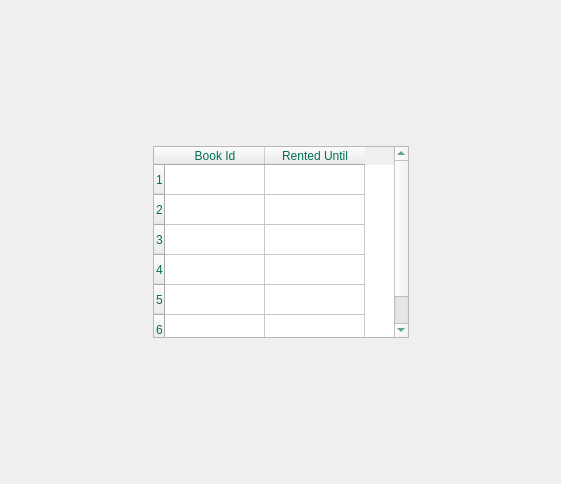
<?xml version="1.0" encoding="UTF-8"?>
<ui version="4.0">
 <class>Window_RentedBooks</class>
 <widget class="QDialog" name="Window_RentedBooks">
  <property name="geometry">
   <rect>
    <x>0</x>
    <y>0</y>
    <width>561</width>
    <height>484</height>
   </rect>
  </property>
  <property name="windowTitle">
   <string>Dialog</string>
  </property>
  <layout class="QVBoxLayout" name="verticalLayout">
   <item>
    <layout class="QGridLayout" name="gridLayout">
     <item row="1" column="0">
      <spacer name="horizontalSpacer">
       <property name="orientation">
        <enum>Qt::Horizontal</enum>
       </property>
       <property name="sizeHint" stdset="0">
        <size>
         <width>40</width>
         <height>20</height>
        </size>
       </property>
      </spacer>
     </item>
     <item row="2" column="1">
      <spacer name="verticalSpacer">
       <property name="orientation">
        <enum>Qt::Vertical</enum>
       </property>
       <property name="sizeHint" stdset="0">
        <size>
         <width>20</width>
         <height>40</height>
        </size>
       </property>
      </spacer>
     </item>
     <item row="1" column="2">
      <spacer name="horizontalSpacer_2">
       <property name="orientation">
        <enum>Qt::Horizontal</enum>
       </property>
       <property name="sizeHint" stdset="0">
        <size>
         <width>40</width>
         <height>20</height>
        </size>
       </property>
      </spacer>
     </item>
     <item row="1" column="1">
      <widget class="QTableWidget" name="tableWidget">
       <property name="font">
        <font>
         <family>Microsoft Sans Serif</family>
        </font>
       </property>
       <property name="styleSheet">
        <string notr="true">color: rgb(0, 112, 82);</string>
       </property>
       <property name="rowCount">
        <number>6</number>
       </property>
       <row/>
       <row/>
       <row/>
       <row/>
       <row/>
       <row/>
       <column>
        <property name="text">
         <string>Book Id</string>
        </property>
       </column>
       <column>
        <property name="text">
         <string>Rented Until</string>
        </property>
       </column>
      </widget>
     </item>
     <item row="0" column="1">
      <spacer name="verticalSpacer_2">
       <property name="orientation">
        <enum>Qt::Vertical</enum>
       </property>
       <property name="sizeHint" stdset="0">
        <size>
         <width>20</width>
         <height>40</height>
        </size>
       </property>
      </spacer>
     </item>
    </layout>
   </item>
  </layout>
 </widget>
 <resources/>
 <connections/>
</ui>
